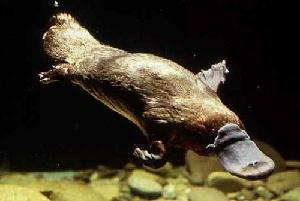
#> input picture 101_ObjectCategories/platypus/image_0004.jpg, 300 x 201 px, found by its file name
$ python test_sift.py   (Python 2 division)   (older library calls are emulated)
#> lines starting #> are read from the running program, lines starting #| are printed output that depends on the picture
import cv2
import numpy as np
import pdb
#pdb.set_trace()#turn on the pdb prompt

#read image
img = cv2.imread('101_ObjectCategories/elephant/image_0004.jpg',cv2.IMREAD_COLOR)
#> img is the input picture: shape (201, 300, 3); mean B, G, R 37.1, 53.9, 60.7
gray = cv2.cvtColor(img,cv2.COLOR_BGR2GRAY)
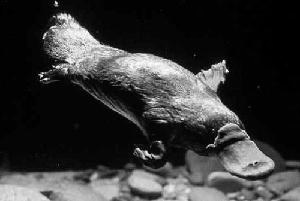
#> gray: shape (201, 300); min 0, max 254, mean 54
cv2.imshow('origin',img);

#SIFT
detector = cv2.SIFT()
keypoints , des = detector.detectAndCompute(gray,None)
#> keypoints = 354 keypoints; strongest (x, y, size): (227, 71, 2), (56, 3, 1.9), (75, 44, 32.2), (224, 61, 2)
print des
#> (printed output is left out)
img = cv2.drawKeypoints(gray,keypoints)
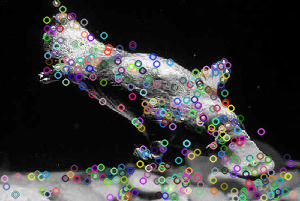
#> img: shape (201, 300, 3); mean of channels 0, 1, 2 56.3, 56.1, 56.4; drawn as B, G, R
#img = cv2.drawKeypoints(gray,keypoints,flags = cv2.DRAW_MATCHES_FLAGS_DRAW_RICH_KEYPOINTS)
cv2.imshow('test',img);
cv2.waitKey(0)
cv2.destroyAllWindows()

$ run again, with 101_ObjectCategories/platypus/image_0008.jpg copied over 101_ObjectCategories/platypus/image_0004.jpg
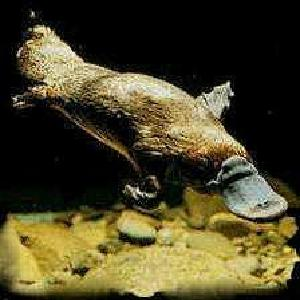
#> input picture 101_ObjectCategories/platypus/image_0008.jpg, 300 x 300 px, found by its file name
#> img is the input picture: shape (300, 300, 3); mean B, G, R 39.6, 67.9, 74.3
#> `gray = cv2.cvtColor(img,cv2.COLOR_BGR2GRAY)`:
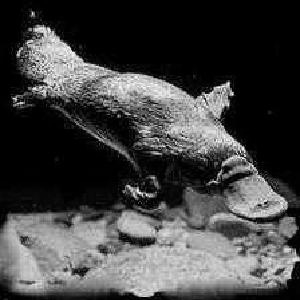
#> gray: shape (300, 300); min 0, max 254, mean 66.6
#> keypoints = 811 keypoints; strongest (x, y, size): (55, 63, 39), (232, 94, 2.7), (34, 88, 2.5), (243, 148, 2.2)
#> (printed output is left out)
#> `img = cv2.drawKeypoints(gray,keypoints)`:
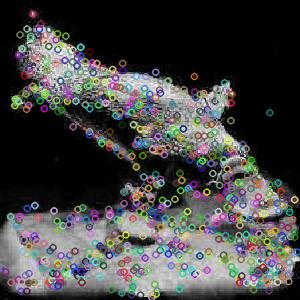
#> img: shape (300, 300, 3); mean of channels 0, 1, 2 68.2, 68.8, 68.8; drawn as B, G, R

$ run again, with 101_ObjectCategories/platypus/image_0014.jpg copied over 101_ObjectCategories/platypus/image_0004.jpg
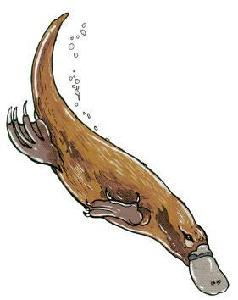
#> input picture 101_ObjectCategories/platypus/image_0014.jpg, 238 x 300 px, found by its file name
#> img is the input picture: shape (300, 238, 3); mean B, G, R 214.6, 221.4, 228
#> `gray = cv2.cvtColor(img,cv2.COLOR_BGR2GRAY)`:
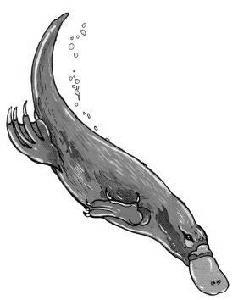
#> gray: shape (300, 238); min 0, max 255, mean 222.6
#> keypoints = 202 keypoints; strongest (x, y, size): (84, 213, 2.1), (103, 217, 2.4), (72, 195, 2.4), (21, 122, 2.6)
#> (printed output is left out)
#> `img = cv2.drawKeypoints(gray,keypoints)`:
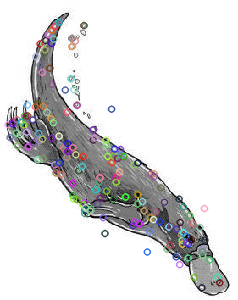
#> img: shape (300, 238, 3); mean of channels 0, 1, 2 222.7, 222.4, 222.6; drawn as B, G, R
